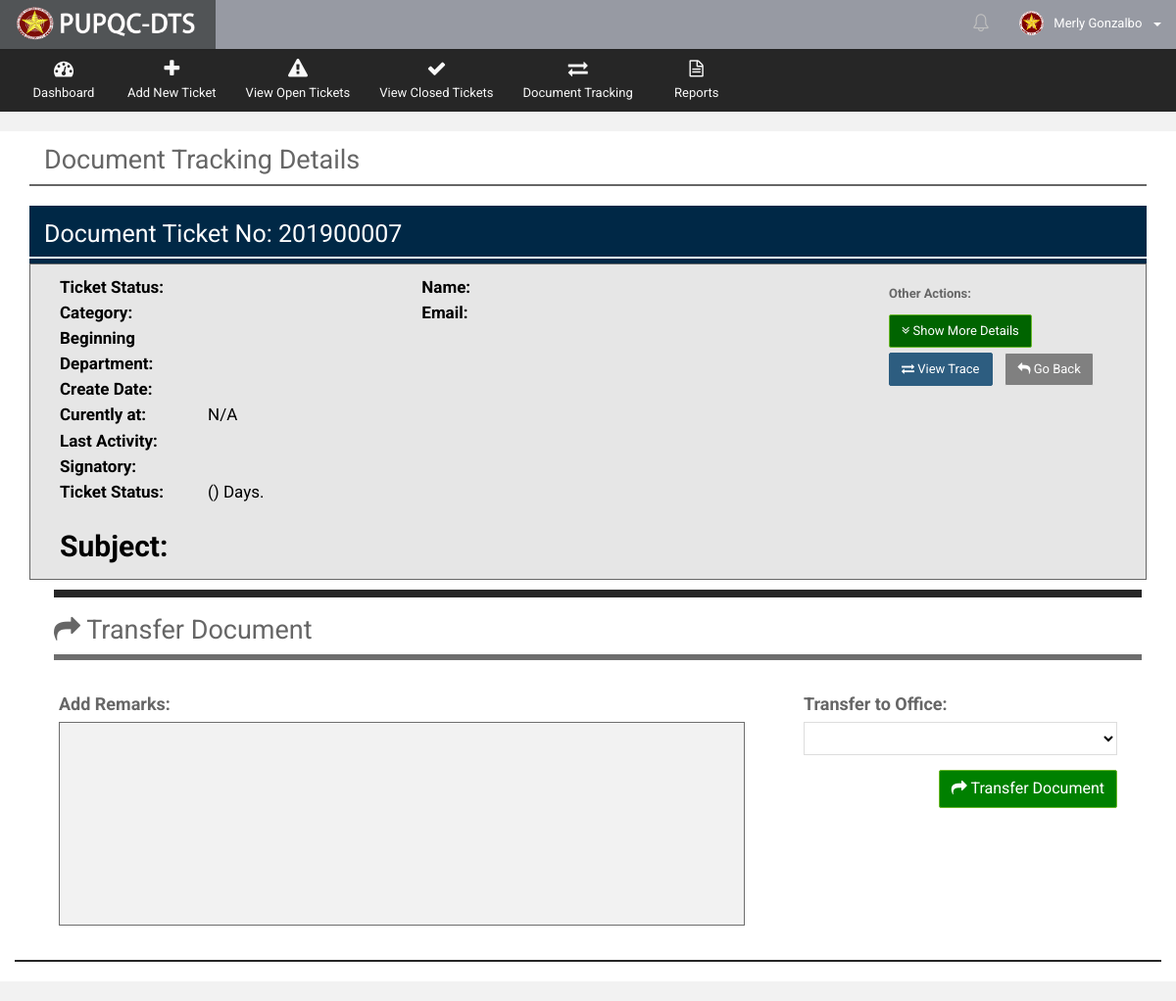
/Web/Department/views/ticket_review.php?getID=201900007 (signed in), run on an earlier commit of the app's database.
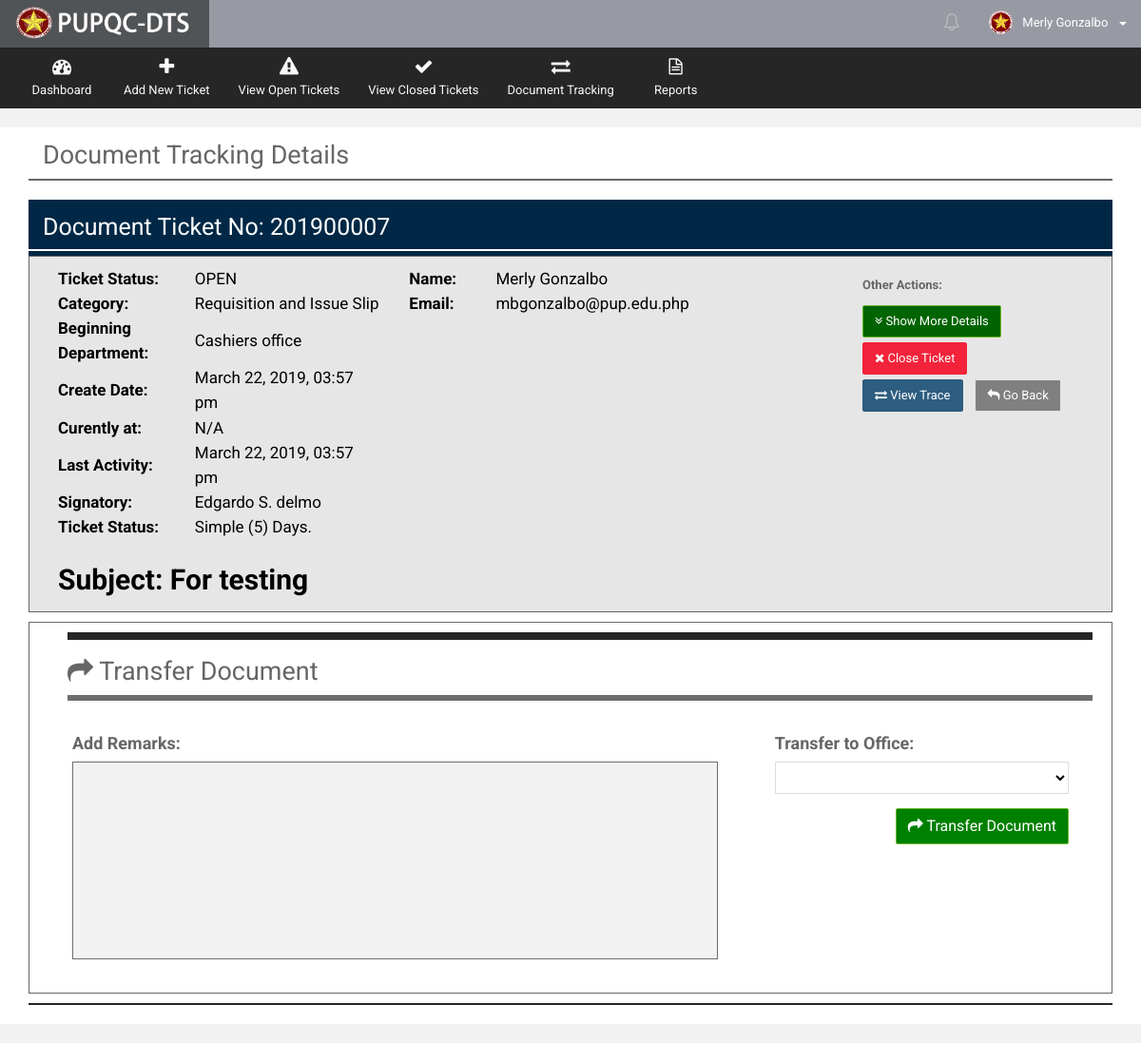
And on a later commit of the database.
### tables this page shows
CREATE TABLE `t_document_track` (
  `docu_tr_ID` int(10) NOT NULL,
  `docu_tr_ticket_no` varchar(255) NOT NULL,
  `docu_tr_doctype` int(10) NOT NULL,
  `docu_tr_sourcetype` int(10) NOT NULL,
  `docu_tr_ext_source_desc` varchar(255) DEFAULT NULL,
  `docu_tr_prioritytype` int(10) NOT NULL,
  `docu_tr_count_date_process` varchar(10) NOT NULL,
  `docu_tr_from_office` int(10) NOT NULL,
  `docu_tr_to_office` int(10) DEFAULT NULL,
  `docu_tr_subject` varchar(255) NOT NULL,
  `docu_tr_desc` varchar(255) NOT NULL,
  `docu_tr_closing_remarks` varchar(255) DEFAULT NULL,
  `docu_tr_remarks` varchar(255) DEFAULT NULL,
  `docu_tr_asignatory` varchar(255) NOT NULL,
  `docu_tr_createdby` int(10) NOT NULL,
  `docu_tr_receiver` int(10) DEFAULT NULL,
  `docu_tr_sender` int(10) DEFAULT NULL,
  `docu_tr_closedby` int(10) DEFAULT NULL,
  `docu_tr_reopenedby` int(10) DEFAULT NULL,
  `docu_tr_receiving_stat` varchar(30) DEFAULT NULL,
  `docu_tr_date_create` date NOT NULL,
  `docu_tr_time_create` time NOT NULL,
  `docu_tr_date_sent` date DEFAULT NULL,
  `docu_tr_time_sent` time DEFAULT NULL,
  `docu_tr_date_received` date DEFAULT NULL,
  `docu_tr_time_received` time DEFAULT NULL,
  `docu_tr_date_done` date DEFAULT NULL,
  `docu_tr_time_done` time DEFAULT NULL,
  `docu_tr_date_reopened` date DEFAULT NULL,
  `docu_tr_time_reopened` time DEFAULT NULL,
  `docu_tr_status` varchar(20) NOT NULL DEFAULT 'OPEN',
  `docu_tr_overdue_stat` varchar(10) NOT NULL DEFAULT 'NO',
  `docu_tr_action` varchar(30) NOT NULL,
  `docu_tr_notif_stat` bit(1) NOT NULL DEFAULT b'1',
  `docu_tr_disp_stat` bit(1) NOT NULL DEFAULT b'1'
);

CREATE TABLE `r_document_type` (
  `docutype_ID` int(10) NOT NULL,
  `docutype_desc` varchar(50) NOT NULL,
  `docutype_stat` bit(1) NOT NULL DEFAULT b'1',
  `docutype_timestamp` datetime NOT NULL DEFAULT CURRENT_TIMESTAMP
);

CREATE TABLE `r_office` (
  `office_ID` int(10) NOT NULL,
  `office_name` varchar(200) NOT NULL,
  `office_stat` bit(1) NOT NULL DEFAULT b'1',
  `office_timestamp` datetime NOT NULL DEFAULT CURRENT_TIMESTAMP
);

CREATE TABLE `t_document_track_history` (
  `docu_tr_his_ID` int(10) NOT NULL,
  `docu_tr_his_ticket_no` varchar(255) NOT NULL,
  `docu_tr_his_doctype` int(10) NOT NULL,
  `docu_tr_his_sourcetype` int(10) NOT NULL,
  `docu_tr_his_ext_source_desc` varchar(255) DEFAULT NULL,
  `docu_tr_his_prioritytype` int(10) NOT NULL,
  `docu_tr_his_count_date_process` varchar(10) NOT NULL,
  `docu_tr_his_from_office` int(10) NOT NULL,
  `docu_tr_his_to_office` int(10) DEFAULT NULL,
  `docu_tr_his_subject` varchar(255) NOT NULL,
  `docu_tr_his_desc` varchar(255) NOT NULL,
  `docu_tr_his_closing_remarks` varchar(255) DEFAULT NULL,
  `docu_tr_his_remarks` varchar(255) DEFAULT NULL,
  `docu_tr_his_asignatory` varchar(255) NOT NULL,
  `docu_tr_his_createdby` int(10) NOT NULL,
  `docu_tr_his_receiver` int(10) DEFAULT NULL,
  `docu_tr_his_sender` int(10) DEFAULT NULL,
  `docu_tr_his_closedby` int(10) DEFAULT NULL,
  `docu_tr_his_reopenedby` int(10) DEFAULT NULL,
  `docu_tr_his_receiving_stat` varchar(30) DEFAULT NULL,
  `docu_tr_his_date_create` date NOT NULL,
  `docu_tr_his_time_create` time NOT NULL,
  `docu_tr_his_date_sent` date DEFAULT NULL,
  `docu_tr_his_time_sent` time DEFAULT NULL,
  `docu_tr_his_date_received` date DEFAULT NULL,
  `docu_tr_his_time_received` time DEFAULT NULL,
  `docu_tr_his_date_done` date DEFAULT NULL,
  `docu_tr_his_time_done` time DEFAULT NULL,
  `docu_tr_his_date_reopened` date DEFAULT NULL,
  `docu_tr_his_time_reopened` time DEFAULT NULL,
  `docu_tr_his_status` varchar(20) NOT NULL DEFAULT 'OPEN',
  `docu_tr_his_overdue_stat` varchar(10) NOT NULL DEFAULT 'NO',
  `docu_tr_his_action` varchar(30) NOT NULL,
  `docu_tr_his_notif_stat` bit(1) NOT NULL DEFAULT b'1',
  `docu_tr_his_disp_stat` bit(1) NOT NULL DEFAULT b'1',
  `docu_tr_his_timestamp` datetime NOT NULL DEFAULT CURRENT_TIMESTAMP
);

CREATE TABLE `r_priority_type` (
  `priority_ID` int(10) NOT NULL,
  `priority_desc` varchar(50) NOT NULL,
  `priority_date_count` int(10) NOT NULL,
  `priority_stat` bit(1) NOT NULL DEFAULT b'1',
  `priority_timestamp` datetime NOT NULL DEFAULT CURRENT_TIMESTAMP
);

CREATE TABLE `t_employees` (
  `emp_ID` int(10) NOT NULL,
  `emp_lastname` varchar(100) NOT NULL,
  `emp_middlename` varchar(100) DEFAULT NULL,
  `emp_firstname` varchar(100) NOT NULL,
  `emp_office` int(10) NOT NULL,
  `emp_position` varchar(50) NOT NULL,
  `emp_picture` varchar(255) DEFAULT 'default.png',
  `emp_active_flag` bit(1) NOT NULL DEFAULT b'1',
  `emp_mod_date` datetime NOT NULL DEFAULT CURRENT_TIMESTAMP
);

CREATE TABLE `t_accounts` (
  `acc_ID` int(10) NOT NULL,
  `acc_empID` int(10) NOT NULL,
  `acc_username` varchar(100) NOT NULL,
  `acc_password` varchar(100) NOT NULL,
  `acc_email` varchar(255) DEFAULT NULL,
  `acc_user_role` int(10) NOT NULL,
  `acc_active_flag` varchar(20) NOT NULL DEFAULT 'Active',
  `acc_timestamp` datetime NOT NULL DEFAULT CURRENT_TIMESTAMP,
  `acc_mod_date` datetime NOT NULL DEFAULT CURRENT_TIMESTAMP
);

### Web/Department/views/ticket_review.php (the view, shortened to what the changed rows need)
  <?php
    include("../utilities/Header.php");
    include("../utilities/Notification.php");
    include("../utilities/Tables.php");
    if (isset($_GET['getID']))
    {
        $docu_ticketno = $_GET['getID'];
    }
?>
      <div class="wrapper row-offcanvas row-offcanvas-left">
       <div class="content">
          <section class="main-content">
             <div class="col-md-12">
               <div class="col-md-12">
                 <h2 style="margin-top: 15px">Document Tracking Details</h2>
               </div>
             </div>
            <?php include("../functionalities/ticket_num_generator.php");?>
            <div class="row" style="background-color: white">
              <div class="col-md-12">
                <div class="box-info">
                  <div class="col-md-12">
                    <?php include("get_view_details_docu_ticket.php");?>
                    <form action="../functionalities/document_tracking.php" method="POST">
                      <div id="less_details" class="col-md-12" style="background-color: #e6e6e6; border: 1px solid">
                               <div class="col-md-4" style="color: black; font-size:17px">
                                  <table>
                                    <tbody>
                                       <tr style="margin: 70px">
                                         <td style="width: 220px"><b>Ticket Status:</b></td>
                                         <td style="width: 370px"><?php echo $docu_tr_status; ?></td>
                                       </tr>
                                       <tr style="margin: 70px">
                                         <td style="width: 220px"><b>Category:</b></td>
                                         <td style="width: 370px"><?php echo $docutype_desc ?></td>
                                       </tr>
                                       <tr style="margin: 70px">
                                         <td style="width: 220px"><b>Beginning <br> Department:</b></td>
                                         <td style="width: 370px"><?php echo $created_office_name;?></td>
                                       </tr>
                                       <tr style="margin: 70px">
                                         <td style="width: 220px"><b>Create Date:</b></td>
                                         <td style="width: 370px"><?php echo $DTcreate; ?></td>
                                       </tr>
                                       <tr style="margin: 70px">
                                         <td style="width: 220px"><b>Last Activity:</b></td>
                                         <td style="width: 370px"><?php echo $new_LT_format; ?></td>
                                       </tr>
                                       <tr style="margin: 70px">
                                         <td style="width: 220px"><b>Signatory:</b></td>
                                         <td style="width: 370px"><?php echo $docu_tr_asignatory;?></td>
                                       </tr>
                                       <tr style="margin: 70px">
                                         <td style="width: 220px"><b>Ticket Status:</b></td>
                                         <td style="width: 370px"><?php echo $priority_desc.' ('.$priority_days_count.') Days.';?></td>
                                       </tr>
                                    </tbody>
                                  </table>
                               </div>
                               <div class="col-md-5" style="color: black; font-size:17px">
                                  <table>
                                    <tbody>
                                       <tr>
                                         <td style="width: 100px"><b>Name:</b></td>
                                         <td style="width: 370px"><?php echo $creator_compname; ?></td>
                                       </tr>
                                       <tr>
                                         <td style="width: 100px"><b>Email:</b></td>
                                         <td style="width: 370px"><?php echo $acc_email; ?></td>
                                       </tr>
                                    </tbody>
                                  </table>
                               </div>
                                <div class="col-md-3" style="margin-bottom: 10px; ">
                                     <div class="col-md-12" style="margin-bottom: 10px; text-align:left">
                                       <label><b>Other Actions:</b></label>
                                        <button type="button" class="btn btn-success" onclick="more_details();" style="margin-top: 5px; background-color: darkgreen;">
                                          <i class="fa fa-angle-double-down"></i>
                                          Show More Details
                                        </button>
                                        <?php
                                              $document_stat = mysqli_query($connection,"SELECT docu_tr_status, docu_tr_sender,           docu_tr_closedby FROM `t_document_track`
                                                                                      WHERE docu_tr_ID = '$docu_tr_ID'  ");
                                                    $action = mysqli_fetch_array($document_stat);
                                                    $last_stat = $action[0];
                                                    if($last_stat == "OPEN" && $docu_tr_sender != $userID)
                                                    {
                                                     echo'
                                                            <a data-toggle="modal" href="#closing'.$docu_tr_ID.'" class="btn btn-danger" style="margin-top: 5px">
                                                            <i class="fa fa-times"></i>  Close Ticket</a>&nbsp;&nbsp;
                                                         ';
                                                    }
                                        ?>
                                        <a href="ticket_trace_review.php?getID=<?php echo $docu_ticketno ?>" class="btn btn-primary" style="margin-top: 5px">
                                          <i class="fa fa-exchange"></i>  View Trace</a>
                                        <a href="view_pending.php" class="btn btn-default" style="background-color: gray; color: white; margin-top: 5px">
                                          <i class="fa fa-reply"></i>  Go Back</a>
                                    </div>
                                </div>
                                <div class="col-md-12">
                                  <p style="font-size: 30px; color: black; margin-top: 20px; font-weight: bold">Subject: <?php echo $docu_tr_subject?></p>
                                </div>
                      </div>
                      <?php
                            $document_stat = mysqli_query($connection,"SELECT docu_tr_sender, docu_tr_status FROM `t_document_track`
                                                                    WHERE docu_tr_ID = '$docu_tr_ID' ");
                                  while($rowstat = mysqli_fetch_assoc($document_stat))
                                  {
                                    $last_sender = $rowstat['docu_tr_sender'];
                                    $last_stat = $rowstat['docu_tr_status'];
                                  }
                                  if($last_stat == "OPEN" && $last_sender !=  $userID)
                                  {
                                   echo'
                                          <div class="col-md-12" style="border: 1px solid; margin-bottom: 10px; margin-top: 10px">
                                       ';
                                  }
                      ?>
                        <div class="col-md-12" style="margin: 10px">
                            <h2><i class="fa fa-share"></i>   Transfer Document</h2>
                        </div>
                      </div>
                  </div>
                </div>
              </div>
            </div>
          </section>
       </div>
      </div>
 <link type="text/css" rel="stylesheet" href="../../../resources-web/assets/plugins/bootstrap-wysihtml5/bootstrap3-wysihtml5.min.css">
</body>
</html>

What changed in the data, as far as the page shows it:
added t_document_track: docu_tr_status "OPEN", docu_tr_doctype.docutype_desc "Requisition and Issue Slip", DTcreate "March 22, 2019, 03:57 pm", docu_tr_asignatory "Edgardo S. delmo", docu_tr_prioritytype.priority_desc "Simple", docu_tr_prioritytype.priority_date_count "5", docu_tr_subject "For testing"
now on this page (row unchanged): r_office: office_name "Cashiers office"
added t_document_track_history: docu_tr_his_timestamp "March 22, 2019, 03:57 pm"
now on this page (row unchanged): t_employees: creator_compname "Merly Gonzalbo", t_accounts.acc_email "mbgonzalbo@pup.edu.php"
Also different on the page:
text now shown: "Close Ticket"
